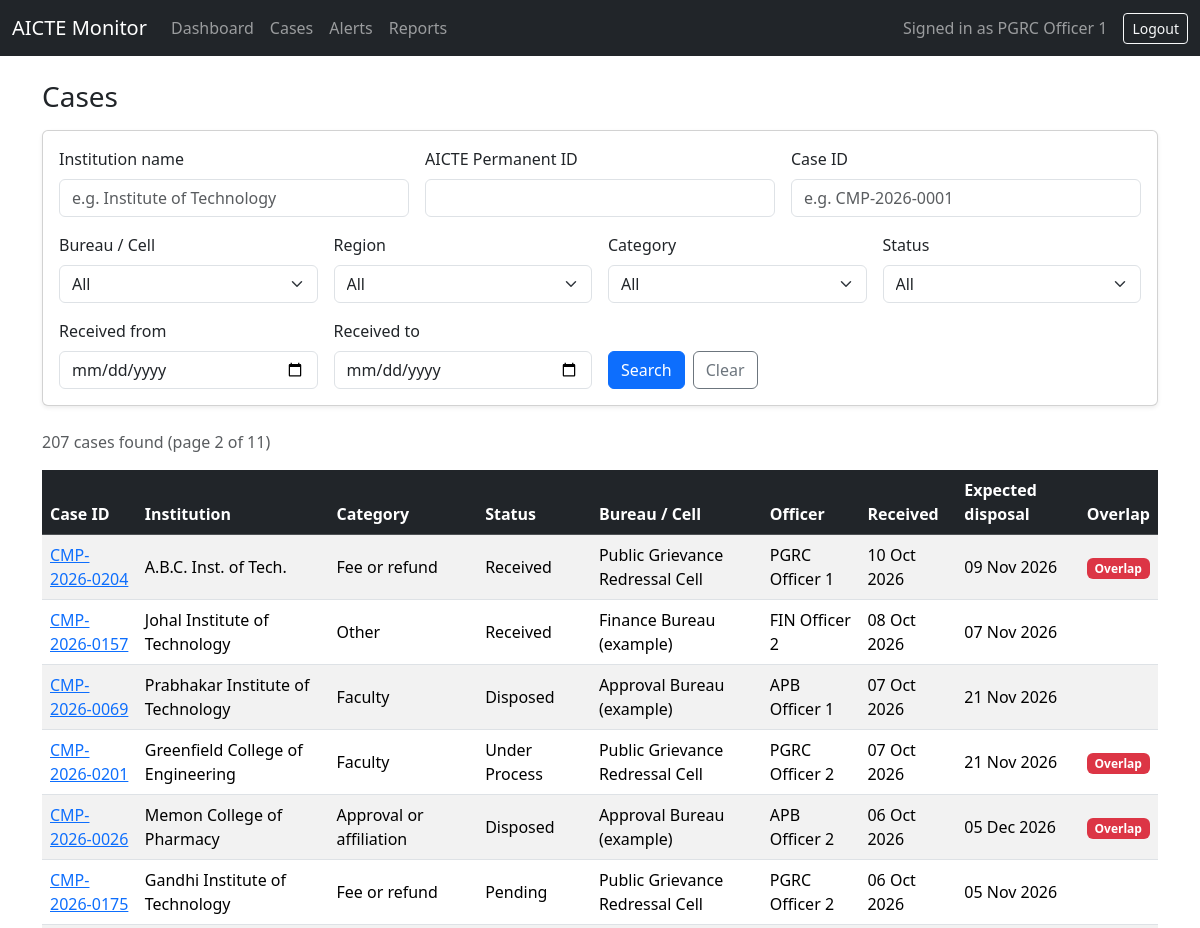
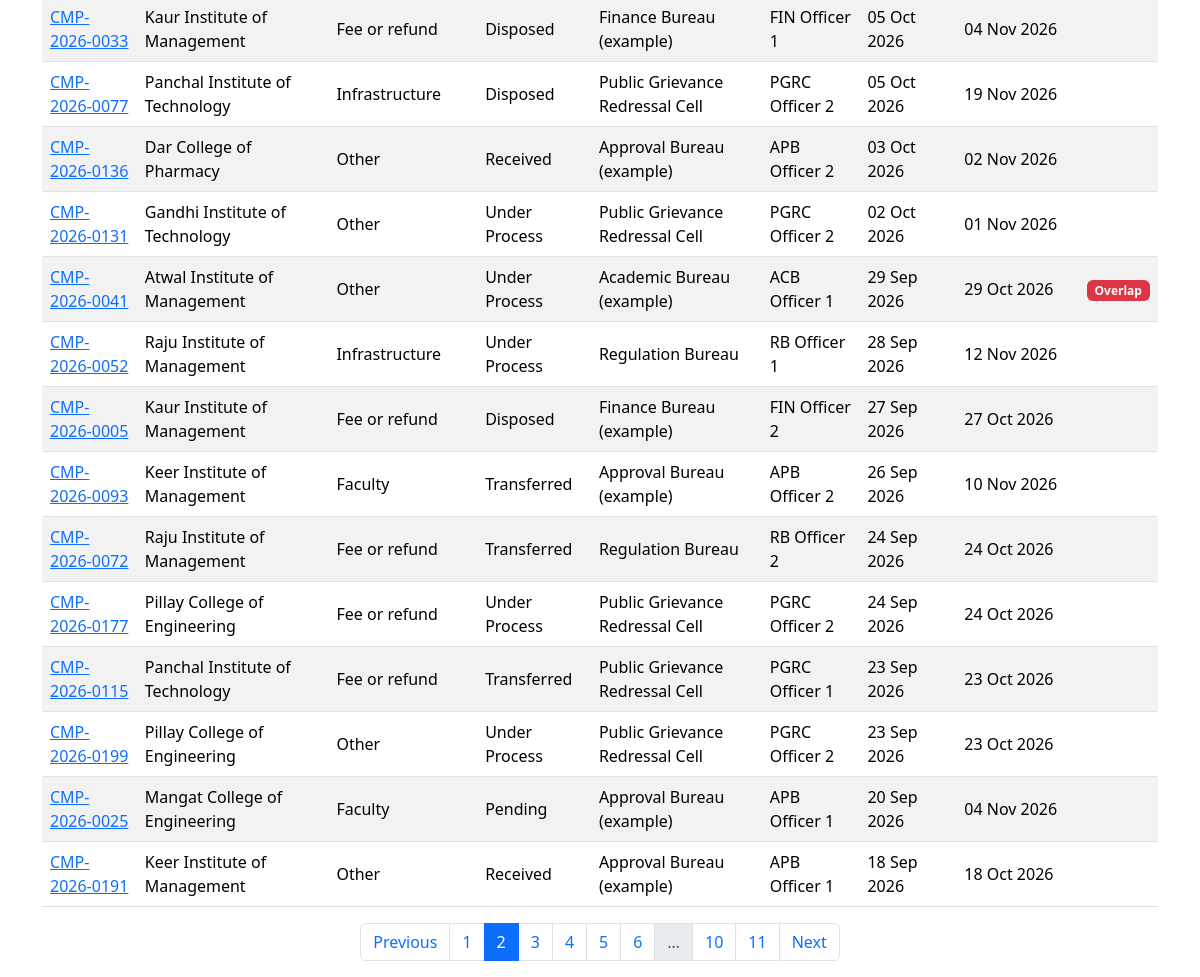
The app's page /cases?page=2 (signed in) with its own data (2 pictures, top to bottom).
### models.py (models this page shows)
class User(UserMixin, db.Model):
    __tablename__ = "users"
    id = db.Column(db.Integer, primary_key=True)
    name = db.Column(db.String(100), nullable=False)
    email = db.Column(db.String(120), unique=True, nullable=False)
    password_hash = db.Column(db.String(255), nullable=False)
    role = db.Column(db.String(30), nullable=False)  # admin, officer, regional, senior
    bureau_id = db.Column(db.Integer, db.ForeignKey("bureaus.id"))
    region = db.Column(db.String(50))
    bureau = db.relationship("Bureau")

class Case(db.Model):
    __tablename__ = "cases"
    id = db.Column(db.String(30), primary_key=True)  # e.g. CMP-2026-0001
    institution_id = db.Column(db.String(20), db.ForeignKey("institutions.id"), nullable=False)
    category = db.Column(db.String(60))
    description = db.Column(db.Text)
    received_on = db.Column(db.Date)
    status = db.Column(db.String(30), default="Received")
    current_bureau_id = db.Column(db.Integer, db.ForeignKey("bureaus.id"))
    assigned_officer_id = db.Column(db.Integer, db.ForeignKey("users.id"))
    last_action_summary = db.Column(db.String(200))
    last_action_on = db.Column(db.DateTime)
    next_action_required = db.Column(db.String(200))
    expected_disposal_on = db.Column(db.Date)
    is_escalated = db.Column(db.Boolean, default=False)
    overlap_flag = db.Column(db.Boolean, default=False)
    current_bureau = db.relationship("Bureau")
    officer = db.relationship("User")
    actions = db.relationship("CaseAction", backref="case", order_by="CaseAction.performed_at")

class Institution(db.Model):
    __tablename__ = "institutions"
    id = db.Column(db.String(20), primary_key=True)  # AICTE Permanent ID
    name = db.Column(db.String(200), nullable=False)
    city = db.Column(db.String(100))
    state = db.Column(db.String(100))
    region = db.Column(db.String(50))
    cases = db.relationship("Case", backref="institution")

class Bureau(db.Model):
    __tablename__ = "bureaus"
    id = db.Column(db.Integer, primary_key=True)
    code = db.Column(db.String(20), unique=True, nullable=False)
    name = db.Column(db.String(120), nullable=False)

### app.py (the view)
@app.route("/cases")
def cases():
    f = {
        "institution": request.args.get("institution", "").strip(),
        "institution_id": request.args.get("institution_id", "").strip(),
        "case_id": request.args.get("case_id", "").strip(),
        "bureau": request.args.get("bureau", "").strip(),
        "region": request.args.get("region", "").strip(),
        "category": request.args.get("category", "").strip(),
        "status": request.args.get("status", "").strip(),
        "date_from": request.args.get("date_from", "").strip(),
        "date_to": request.args.get("date_to", "").strip(),
    }
    page = request.args.get("page", 1, type=int)
    query = Case.query.join(Institution)
    if f["institution"]:
        query = query.filter(Institution.name.ilike(f"%{f['institution']}%"))
    if f["institution_id"]:
        query = query.filter(Institution.id.ilike(f"%{f['institution_id']}%"))
    if f["case_id"]:
        query = query.filter(Case.id.ilike(f"%{f['case_id']}%"))
    if f["bureau"].isdigit():
        query = query.filter(Case.current_bureau_id == int(f["bureau"]))
    if f["region"]:
        query = query.filter(Institution.region == f["region"])
    if f["category"]:
        query = query.filter(Case.category == f["category"])
    if f["status"]:
        query = query.filter(Case.status == f["status"])
    date_from = parse_date(f["date_from"])
    date_to = parse_date(f["date_to"])
    if date_from:
        query = query.filter(Case.received_on >= date_from)
    if date_to:
        query = query.filter(Case.received_on <= date_to)
    pagination = query.order_by(Case.received_on.desc(), Case.id).paginate(
        page=page, per_page=20, error_out=False
    )
    bureaus = Bureau.query.order_by(Bureau.name).all()
    regions = [
        row[0]
        for row in db.session.query(Institution.region)
        .filter(Institution.region.isnot(None))
        .distinct()
        .order_by(Institution.region)
    ]
    categories = [
        row[0]
        for row in db.session.query(Case.category)
        .filter(Case.category.isnot(None))
        .distinct()
        .order_by(Case.category)
    ]
    statuses = [
        row[0]
        for row in db.session.query(Case.status)
        .filter(Case.status.isnot(None))
        .distinct()
        .order_by(Case.status)
    ]
    active_filters = {key: value for key, value in f.items() if value}
    return render_template(
        "cases.html",
        pagination=pagination,
        f=f,
        active_filters=active_filters,
        bureaus=bureaus,
        regions=regions,
        categories=categories,
        statuses=statuses,
    )

### app.py (called while the page is built)
@login_manager.user_loader
def load_user(user_id):
    return db.session.get(User, int(user_id))

@app.before_request
def require_login():
    if request.endpoint in ("login", "static"):
        return None
    if not current_user.is_authenticated:
        return redirect(url_for("login"))
    return None

def parse_date(text):
    try:
        return datetime.strptime(text, "%Y-%m-%d").date()
    except ValueError:
        return None

### templates/cases.html (shortened to what this page needs)
{% extends "base.html" %}
{% block content %}
<h3 class="mb-3">Cases</h3>
<form method="GET" action="/cases" class="card card-body shadow-sm mb-4">
    <div class="row g-3">
        <div class="col-md-4">
            <label class="form-label" for="institution">Institution name</label>
            <input type="text" class="form-control" id="institution" name="institution"
                   value="{{ f.institution }}" placeholder="e.g. Institute of Technology">
        </div>
        <div class="col-md-4">
            <label class="form-label" for="institution_id">AICTE Permanent ID</label>
            <input type="text" class="form-control" id="institution_id" name="institution_id"
                   value="{{ f.institution_id }}">
        </div>
        <div class="col-md-4">
            <label class="form-label" for="case_id">Case ID</label>
            <input type="text" class="form-control" id="case_id" name="case_id"
                   value="{{ f.case_id }}" placeholder="e.g. CMP-2026-0001">
        </div>
        <div class="col-md-3">
            <label class="form-label" for="bureau">Bureau / Cell</label>
            <select class="form-select" id="bureau" name="bureau">
                <option value="">All</option>
            </select>
        </div>
        <div class="col-md-3">
            <label class="form-label" for="region">Region</label>
            <select class="form-select" id="region" name="region">
                <option value="">All</option>
            </select>
        </div>
        <div class="col-md-3">
            <label class="form-label" for="category">Category</label>
            <select class="form-select" id="category" name="category">
                <option value="">All</option>
            </select>
        </div>
        <div class="col-md-3">
            <label class="form-label" for="status">Status</label>
            <select class="form-select" id="status" name="status">
                <option value="">All</option>
            </select>
        </div>
        <div class="col-md-3">
            <label class="form-label" for="date_from">Received from</label>
            <input type="date" class="form-control" id="date_from" name="date_from" value="{{ f.date_from }}">
        </div>
        <div class="col-md-3">
            <label class="form-label" for="date_to">Received to</label>
            <input type="date" class="form-control" id="date_to" name="date_to" value="{{ f.date_to }}">
        </div>
        <div class="col-md-6 d-flex align-items-end gap-2">
            <button type="submit" class="btn btn-primary">Search</button>
            <a href="/cases" class="btn btn-outline-secondary">Clear</a>
        </div>
    </div>
</form>
<p class="text-muted">
    {{ pagination.total }} case{{ '' if pagination.total == 1 else 's' }} found
    {% if pagination.total > 0 %}
        (page {{ pagination.page }} of {{ pagination.pages }})
    {% endif %}
</p>
<div class="table-responsive">
    <table class="table table-striped table-hover align-middle">
        <thead class="table-dark">
            <tr>
                <th>Case ID</th>
                <th>Institution</th>
                <th>Category</th>
                <th>Status</th>
                <th>Bureau / Cell</th>
                <th>Officer</th>
                <th>Received</th>
                <th>Expected disposal</th>
                <th>Overlap</th>
            </tr>
        </thead>
        <tbody>
            {% for c in pagination.items %}
            <tr>
                <td><a href="/cases/{{ c.id }}">{{ c.id }}</a></td>
                <td>{{ c.institution.name }}</td>
                <td>{{ c.category or '-' }}</td>
                <td>{{ c.status or '-' }}</td>
                <td>{{ c.current_bureau.name if c.current_bureau else '-' }}</td>
                <td>{{ c.officer.name if c.officer else 'Unassigned' }}</td>
                <td>{{ c.received_on.strftime('%d %b %Y') if c.received_on else '-' }}</td>
                <td>{{ c.expected_disposal_on.strftime('%d %b %Y') if c.expected_disposal_on else '-' }}</td>
                <td>
                    {% if c.overlap_flag %}
                    <span class="badge bg-danger">Overlap</span>
                    {% endif %}
                </td>
            </tr>
            {% else %}
            <tr>
                <td colspan="9" class="text-center text-muted py-4">No cases match your search.</td>
            </tr>
            {% endfor %}
        </tbody>
    </table>
</div>
{% if pagination.pages > 1 %}
<nav>
    <ul class="pagination justify-content-center">
        <li class="page-item {% if not pagination.has_prev %}disabled{% endif %}">
            <a class="page-link"
               href="{{ url_for('cases', page=pagination.prev_num, **active_filters) if pagination.has_prev else '#' }}">Previous</a>
        </li>
        {% for p in pagination.iter_pages() %}
            {% if p %}
            <li class="page-item {% if p == pagination.page %}active{% endif %}">
                <a class="page-link" href="{{ url_for('cases', page=p, **active_filters) }}">{{ p }}</a>
            </li>
            {% else %}
            <li class="page-item disabled"><span class="page-link">&hellip;</span></li>
            {% endif %}
        {% endfor %}
        <li class="page-item {% if not pagination.has_next %}disabled{% endif %}">
            <a class="page-link"
               href="{{ url_for('cases', page=pagination.next_num, **active_filters) if pagination.has_next else '#' }}">Next</a>
        </li>
    </ul>
</nav>
{% endif %}
{% endblock %}

### templates/base.html (shortened to what this page needs)
<!DOCTYPE html>
<html lang="en">
<head>
    <link href="https://cdn.jsdelivr.net/npm/bootstrap@5.3.3/dist/css/bootstrap.min.css" rel="stylesheet">
</head>
<body>
<nav class="navbar navbar-expand-lg navbar-dark bg-dark">
    <div class="container-fluid">
        <a class="navbar-brand" href="/dashboard">AICTE Monitor</a>
        {% if current_user.is_authenticated %}
        <div class="collapse navbar-collapse" id="mainNav">
            <ul class="navbar-nav me-auto">
                <li class="nav-item"><a class="nav-link" href="/dashboard">Dashboard</a></li>
                <li class="nav-item"><a class="nav-link" href="/cases">Cases</a></li>
                <li class="nav-item"><a class="nav-link" href="/alerts">Alerts</a></li>
                <li class="nav-item"><a class="nav-link" href="/reports">Reports</a></li>
            </ul>
            <span class="navbar-text me-3">Signed in as {{ current_user.name }}</span>
            <a class="btn btn-outline-light btn-sm" href="/logout">Logout</a>
        </div>
        {% endif %}
    </div>
</nav>
<div class="container mt-4">
    {% block content %}{% endblock %}
</div>
</body>
</html>

### records on screen
User: name "PGRC Officer 1"
Case: id "CMP-2026-0204", institution.name "A.B.C. Inst. of Tech.", category "Fee or refund", status "Received", current_bureau "Public Grievance Redressal Cell", officer "PGRC Officer 1", received_on "10 Oct 2026", expected_disposal_on "09 Nov 2026", overlap_flag "Overlap"
Case: id "CMP-2026-0157", institution.name "Johal Institute of Technology", category "Other", status "Received", current_bureau "Finance Bureau (example)", officer "FIN Officer 2", received_on "08 Oct 2026", expected_disposal_on "07 Nov 2026"
Case: id "CMP-2026-0069", institution.name "Prabhakar Institute of Technology", category "Faculty", status "Disposed", current_bureau "Approval Bureau (example)", officer "APB Officer 1", received_on "07 Oct 2026", expected_disposal_on "21 Nov 2026"
Case: id "CMP-2026-0201", institution.name "Greenfield College of Engineering", category "Faculty", status "Under Process", current_bureau "Public Grievance Redressal Cell", officer "PGRC Officer 2", received_on "07 Oct 2026", expected_disposal_on "21 Nov 2026", overlap_flag "Overlap"
Case: id "CMP-2026-0026", institution.name "Memon College of Pharmacy", category "Approval or affiliation", status "Disposed", current_bureau "Approval Bureau (example)", officer "APB Officer 2", received_on "06 Oct 2026", expected_disposal_on "05 Dec 2026", overlap_flag "Overlap"
Case: id "CMP-2026-0175", institution.name "Gandhi Institute of Technology", category "Fee or refund", status "Pending", current_bureau "Public Grievance Redressal Cell", officer "PGRC Officer 2", received_on "06 Oct 2026", expected_disposal_on "05 Nov 2026"
Case: id "CMP-2026-0033", institution.name "Kaur Institute of Management", category "Fee or refund", status "Disposed", current_bureau "Finance Bureau (example)", officer "FIN Officer 1", received_on "05 Oct 2026", expected_disposal_on "04 Nov 2026"
Case: id "CMP-2026-0077", institution.name "Panchal Institute of Technology", category "Infrastructure", status "Disposed", current_bureau "Public Grievance Redressal Cell", officer "PGRC Officer 2", received_on "05 Oct 2026", expected_disposal_on "19 Nov 2026"
Case: id "CMP-2026-0136", institution.name "Dar College of Pharmacy", category "Other", status "Received", current_bureau "Approval Bureau (example)", officer "APB Officer 2", received_on "03 Oct 2026", expected_disposal_on "02 Nov 2026"
Case: id "CMP-2026-0131", institution.name "Gandhi Institute of Technology", category "Other", status "Under Process", current_bureau "Public Grievance Redressal Cell", officer "PGRC Officer 2", received_on "02 Oct 2026", expected_disposal_on "01 Nov 2026"
Case: id "CMP-2026-0041", institution.name "Atwal Institute of Management", category "Other", status "Under Process", current_bureau "Academic Bureau (example)", officer "ACB Officer 1", received_on "29 Sep 2026", expected_disposal_on "29 Oct 2026", overlap_flag "Overlap"
Case: id "CMP-2026-0052", institution.name "Raju Institute of Management", category "Infrastructure", status "Under Process", current_bureau "Regulation Bureau", officer "RB Officer 1", received_on "28 Sep 2026", expected_disposal_on "12 Nov 2026"
Case: id "CMP-2026-0005", institution.name "Kaur Institute of Management", category "Fee or refund", status "Disposed", current_bureau "Finance Bureau (example)", officer "FIN Officer 2", received_on "27 Sep 2026", expected_disposal_on "27 Oct 2026"
Case: id "CMP-2026-0093", institution.name "Keer Institute of Management", category "Faculty", status "Transferred", current_bureau "Approval Bureau (example)", officer "APB Officer 2", received_on "26 Sep 2026", expected_disposal_on "10 Nov 2026"
Case: id "CMP-2026-0072", institution.name "Raju Institute of Management", category "Fee or refund", status "Transferred", current_bureau "Regulation Bureau", officer "RB Officer 2", received_on "24 Sep 2026", expected_disposal_on "24 Oct 2026"
Case: id "CMP-2026-0177", institution.name "Pillay College of Engineering", category "Fee or refund", status "Under Process", current_bureau "Public Grievance Redressal Cell", officer "PGRC Officer 2", received_on "24 Sep 2026", expected_disposal_on "24 Oct 2026"
Case: id "CMP-2026-0115", institution.name "Panchal Institute of Technology", category "Fee or refund", status "Transferred", current_bureau "Public Grievance Redressal Cell", officer "PGRC Officer 1", received_on "23 Sep 2026", expected_disposal_on "23 Oct 2026"
Case: id "CMP-2026-0199", institution.name "Pillay College of Engineering", category "Other", status "Under Process", current_bureau "Public Grievance Redressal Cell", officer "PGRC Officer 2", received_on "23 Sep 2026", expected_disposal_on "23 Oct 2026"
Case: id "CMP-2026-0025", institution.name "Mangat College of Engineering", category "Faculty", status "Pending", current_bureau "Approval Bureau (example)", officer "APB Officer 1", received_on "20 Sep 2026", expected_disposal_on "04 Nov 2026"
Case: id "CMP-2026-0191", institution.name "Keer Institute of Management", category "Other", status "Received", current_bureau "Approval Bureau (example)", officer "APB Officer 1", received_on "18 Sep 2026", expected_disposal_on "18 Oct 2026"

### other values on screen
{{ pagination.total }} "207"
{{ '' if pagination.total == 1 else 's' }} "s"
{{ pagination.page }} "2"
{{ pagination.pages }} "11"
{{ p }} "1" "2" "3" "4" "5" "6" "10" "11"
